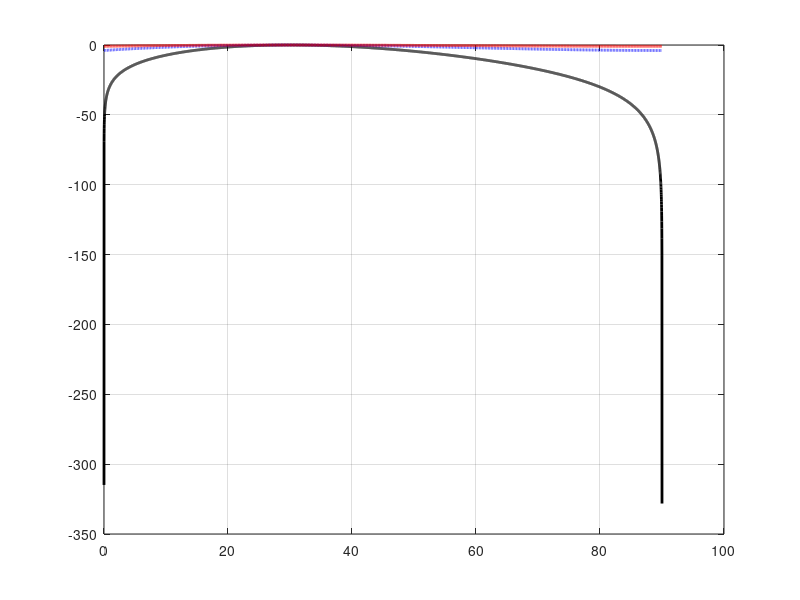

Reproduce this figure in MATLAB. (Note: this script raises an error after producing the figure.)
%% IMPROVEMENT 1: Non-Square / Rectangular IRS Geometry
%
% Extension of Figure 2 from:
% Ozdogan, Bjornson, Larsson, "Intelligent Reflecting Surfaces: Physics,
% Propagation, and Pathloss Modeling," IEEE WCL, 2020.
%
% NEW CONTRIBUTION:
%   The original paper only uses square surfaces (a = b).
%   Here we independently vary 'a' (along ex) and 'b' (along ey) to study
%   how aspect ratio affects the scattering beam pattern.
%
%   Key insight: The sinc term in Eq.4 only depends on 'b' (the dimension
%   along the scattering plane), so varying 'a' only scales the peak gain
%   while varying 'b' changes the beamwidth. This reveals an important
%   design tradeoff for wall-mounted rectangular IRS panels.

clear; close all; clc;

%% ============================================================
%  SYSTEM PARAMETERS
%% ============================================================
c          = 3e8;
fc         = 3e9;
lambda     = c / fc;
k0         = 2*pi / lambda;

THETA_I_DEG = 30;
theta_i     = deg2rad(THETA_I_DEG);

% Observation angles
theta_s_deg = 0:0.01:90;
theta_s_rad = deg2rad(theta_s_deg);
N_angles    = length(theta_s_rad);

%% ============================================================
%  PART A: Fixed area, varying aspect ratio
%  Total area = 1*lambda x 1*lambda = lambda^2 (constant)
%  We reshape into different a x b rectangles
%% ============================================================
fprintf('=== PART A: Fixed Area, Varying Aspect Ratio ===\n');

% (a, b) pairs — all have same area = lambda^2
aspect_cases = [
    0.5,  2.0;   % Tall: a=0.5λ, b=2λ
    1.0,  1.0;   % Square: a=b=λ (original paper)
    2.0,  0.5;   % Wide: a=2λ, b=0.5λ
];
aspect_labels = {
    '$a=0.5\lambda,\; b=2\lambda$ (Tall)',
    '$a=b=\lambda$ (Square, original)',
    '$a=2\lambda,\; b=0.5\lambda$ (Wide)'
};

S_aspect = zeros(N_angles, size(aspect_cases,1));

for idx = 1:size(aspect_cases,1)
    a_val = aspect_cases(idx,1) * lambda;
    b_val = aspect_cases(idx,2) * lambda;

    y        = ((k0 * b_val) / 2) .* (sin(theta_s_rad) - sin(theta_i));
    sinc_sq  = ones(1, N_angles);
    nz       = (y ~= 0);
    sinc_sq(nz) = (sin(y(nz)) ./ y(nz)).^2;

    % Eq. 4 from paper
    S_aspect(:, idx) = ((a_val * b_val)^2 / lambda^2) * cos(theta_i)^2 .* sinc_sq';
end

% Normalize each to its own peak (0 dB)
S_aspect_dB = zeros(size(S_aspect));
for idx = 1:size(aspect_cases,1)
    s_db = 10*log10(S_aspect(:,idx));
    S_aspect_dB(:,idx) = s_db - max(s_db);
end

% --- Plot Part A ---
figure('Position',[50 500 780 480]);
hold on; box on; grid on;
styles = {'k-','b--','r-.'};
for idx = 1:size(aspect_cases,1)
    plot(theta_s_deg, S_aspect_dB(:,idx), styles{idx}, 'LineWidth', 2);
end
xline(THETA_I_DEG,'g--','LineWidth',1.5, ...
    'Label',sprintf('\\theta_i=%d°',THETA_I_DEG), ...
    'LabelVerticalAlignment','bottom','FontSize',12);
xlabel('Observation angle $\theta_s$ [degrees]','Interpreter','latex','FontSize',13);
ylabel('Normalized $S(r,\theta_s)$ [dB]','Interpreter','latex','FontSize',13);
title({'Improvement 1A: Fixed Area $= \lambda^2$, Varying Aspect Ratio';...
       'Shows that $b$ controls beamwidth, $a$ controls peak gain'},...
       'Interpreter','latex','FontSize',12);
legend(aspect_labels,'Location','NorthEast','Interpreter','latex','FontSize',11);
ylim([-60 5]); xlim([0 90]);
set(gca,'FontSize',12);

%% ============================================================
%  PART B: Beamwidth vs b-dimension (with a fixed)
%  Demonstrates the beamwidth law: BW ≈ λ / (b·cos(θi))
%% ============================================================
fprintf('\n=== PART B: Beamwidth vs b-dimension ===\n');

a_fixed    = 5 * lambda;           % Fixed a
b_sweep    = (0.5:0.5:20) * lambda; % Sweep b from 0.5λ to 20λ
BW_sim     = zeros(1, length(b_sweep));
BW_theory  = zeros(1, length(b_sweep));

for bi = 1:length(b_sweep)
    b_val   = b_sweep(bi);
    y       = ((k0 * b_val) / 2) .* (sin(theta_s_rad) - sin(theta_i));
    sinc_sq = ones(1, N_angles);
    nz      = (y ~= 0);
    sinc_sq(nz) = (sin(y(nz)) ./ y(nz)).^2;
    S_tmp   = sinc_sq;   % normalized peak = 1 → 0 dB

    % Find -3 dB beamwidth
    above   = theta_s_deg(S_tmp >= 0.5); % 0.5 = -3dB in linear
    if length(above) >= 2
        BW_sim(bi) = above(end) - above(1);
    end

    % Theoretical approximation
    BW_theory(bi) = rad2deg(lambda / (b_val * cos(theta_i)));
end

b_lambda = b_sweep / lambda;

figure('Position',[50 30 780 430]);
hold on; box on; grid on;
plot(b_lambda, BW_sim,    'bo-', 'LineWidth', 2, 'MarkerSize', 6);
plot(b_lambda, BW_theory, 'r--', 'LineWidth', 2);
xlabel('Surface dimension $b$ [$\lambda$]','Interpreter','latex','FontSize',13);
ylabel('$-3\,$dB Beamwidth [degrees]','Interpreter','latex','FontSize',13);
title('Improvement 1B: Beamwidth vs $b$-dimension (fixed $a=5\lambda$)',...
      'Interpreter','latex','FontSize',12);
legend('Simulated (Eq. 4)','Approximation $\lambda/(b\cos\theta_i)$',...
       'Location','NorthEast','Interpreter','latex','FontSize',12);
set(gca,'FontSize',12);

%% ============================================================
%  PART C: 2D heatmap — aspect ratio sweep
%  Scattering pattern as function of both a and b
%% ============================================================
fprintf('\n=== PART C: Peak Gain vs a and b ===\n');

a_vec = (0.5:0.5:10) * lambda;
b_vec = (0.5:0.5:10) * lambda;
peak_gain_dB = zeros(length(a_vec), length(b_vec));

for ai = 1:length(a_vec)
    for bi = 1:length(b_vec)
        % Peak gain occurs at theta_s = theta_i (specular direction)
        % At peak, sinc^2 = 1, so S_peak = (ab)^2/lambda^2 * cos^2(theta_i)
        peak_gain_dB(ai, bi) = 10*log10( (a_vec(ai)*b_vec(bi))^2 / lambda^2 * cos(theta_i)^2 );
    end
end

figure('Position',[850 30 700 500]);
imagesc(a_vec/lambda, b_vec/lambda, peak_gain_dB');
colorbar;
xlabel('$a$ [$\lambda$]','Interpreter','latex','FontSize',13);
ylabel('$b$ [$\lambda$]','Interpreter','latex','FontSize',13);
title({'Improvement 1C: Peak Scattering Gain [dB] vs $a$ and $b$';...
       '(Diagonal = square surface, off-diagonal = rectangular)'},...
       'Interpreter','latex','FontSize',12);
colormap(jet);
set(gca,'FontSize',12,'YDir','normal');
hold on;
% Mark the diagonal (square cases from original paper)
plot([0.2 10],[0.2 10],'w--','LineWidth',2);
text(5,5.5,'Square ($a=b$)','Color','w','Interpreter','latex','FontSize',11,...
    'HorizontalAlignment','center');

%% ============================================================
%  PRINT SUMMARY
%% ============================================================
fprintf('\n--- Key Findings ---\n');
fprintf('1. For fixed area, a TALL surface (large b) gives NARROWER beam.\n');
fprintf('2. For fixed area, a WIDE surface (large a) gives HIGHER peak gain\n');
fprintf('   but the same beamwidth as equivalent-b square.\n');
fprintf('3. Peak gain scales as (ab)^2 — doubling both dimensions gives +12dB.\n');
fprintf('4. Beamwidth ≈ λ/(b·cos(θi)) — only b matters for beam shaping.\n');
